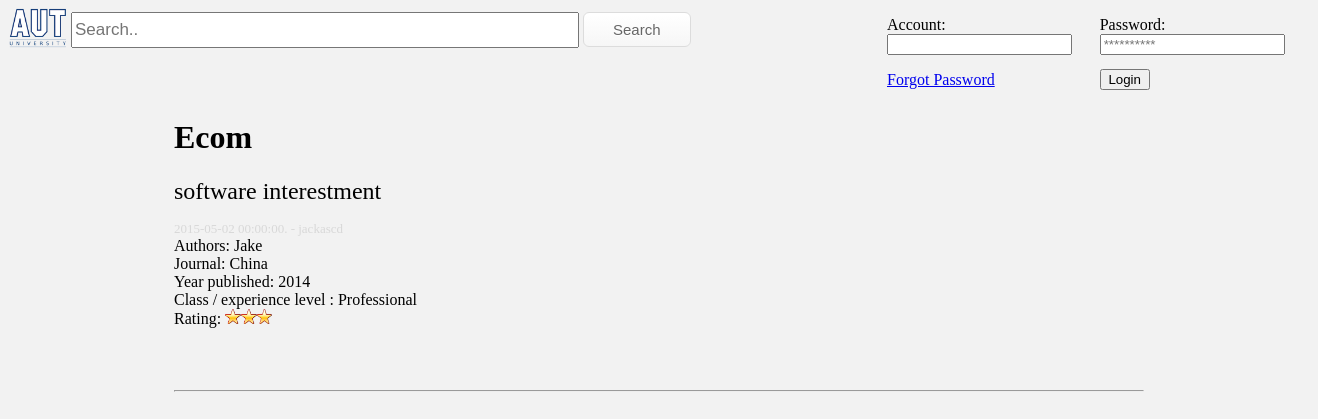
/openfile.php?p_id=4, run on the app's committed database.
### tables this page shows
CREATE TABLE IF NOT EXISTS `paper_table` (
  `paper_name` varchar(100) NOT NULL,
`paper_id` int(11) NOT NULL,
  `author` varchar(100) DEFAULT NULL,
  `paper_title` varchar(20) DEFAULT NULL,
  `year` varchar(10) DEFAULT NULL,
  `class_experience_level` varchar(20) DEFAULT NULL,
  `paper_upload_date` varchar(20) DEFAULT NULL,
  `username` varchar(20) DEFAULT NULL,
  `status` varchar(2) DEFAULT NULL COMMENT '0 mean reject,1 mean accept  2 mean hold',
  `rating` int(11) NOT NULL,
  `paper_journal` varchar(100) NOT NULL
);

### searchopen.php (the view, shortened to what this page needs)
<?php
function getpaper($paperid) {
    require_once('config/sqlaccess.inc.php');
    $conn = new mysqli($servername, $username, $password, $dbname);
    $sql_search = "SELECT * FROM paper_table WHERE paper_id = $paperid ";
    $result = $conn->query($sql_search);
    if (mysqli_num_rows($result) > 0) {
        while ($row = mysqli_fetch_assoc($result)) {
            $rating_level = $row["rating"];
            $usern = $row["username"];
            $paper_journal = $row['paper_journal'];
            $paper_name = $row["paper_name"];
            $author = $row["author"];
            $paper_title = $row["paper_title"];
            $year = $row["year"];
            $class_experience_level = $row["class_experience_level"];
            $paper_upload_date = $row["paper_upload_date"];
            echo "<h1>$paper_title</h1>";
            echo "<p><font size='5'>$paper_name</font></p>";
            echo "<font size='2' color='#D8D8D8'>$paper_upload_date - $usern</font><br>";
            echo "Authors: $author </br>";
            echo "Journal: $paper_journal</br>";
            echo "Year published: $year<br>";
            echo "Class / experience level : $class_experience_level<br>";
            echo "Rating: ";
            rating_start($rating_level);
            echo "<br><br><br>";
            echo "<br>";
            echo "<hr>";
        }
    }
}
function rating_start($ratingstart) {
    for ($x = 0; $x < $ratingstart; $x++) {
         echo "<img src='images/rating.png' height='15'>";
    }
}
?>

### style.css (style rules this page uses)
body { background-image: url("");background-repeat:repeat-x;background-size: 20px; background-color:#f2f2f2 }
.loginbtn { width: 50px }
td, th { padding: 6px; //border: 1px solid captiontext; text-align: left; }

### data on the page
paper_table: paper_title "Ecom", paper_name "software interestment", paper_upload_date "2015-05-02 00:00:00.", username "jackascd", author "Jake", paper_journal "China", year "2014", class_experience_level "Professional", rating 3 (drawn)
